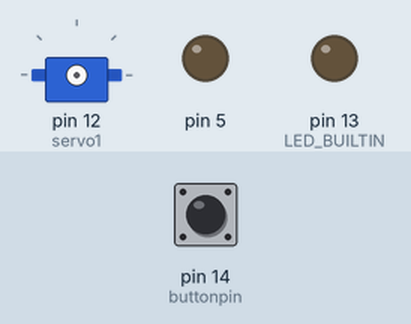
A sketch run on a simulated Arduino Uno, built with avr-gcc and run on an emulated ATmega328P. Parts: servo, output pins drawn as LEDs (lit = HIGH). The inputs (shaded band) are chosen by the test bench; at power-on: pin 14 (buttonpin) LOW.

Above: at 1.2 s.
1.3 s: pin 14 (buttonpin) pulled HIGH for 0.15 s
At 2.4 s:
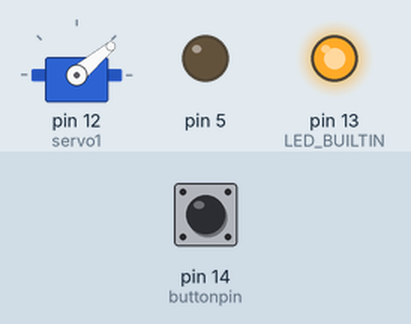
4.3 s: pin 14 (buttonpin) pulled HIGH for 1 s
At 4.7 s:
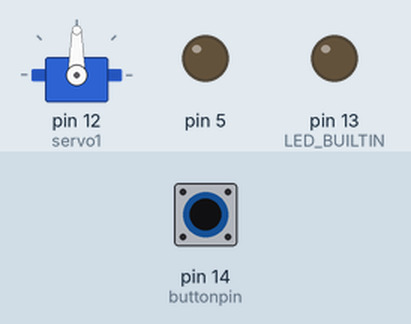
6.8 s: pin 14 (buttonpin) pulled HIGH for 3.2 s
At 6.97 s:
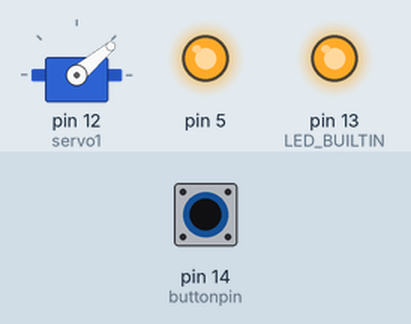
Timing chart, 0 to 9.8 s (numbered marks = the images above; inputs shaded):
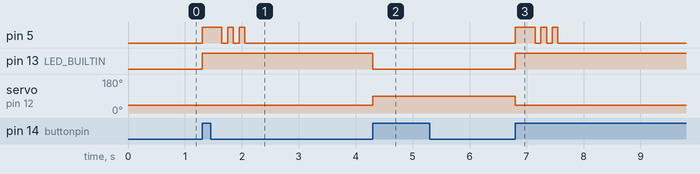

Measured:
- after the input at 1.3 s, pin 5: LOW → HIGH at once, then repeats every 0.20 s: LOW 0.10 s, HIGH 0.10 s, until it stays LOW from 2.1 s; pin 13 (LED_BUILTIN): LOW → HIGH at once
- after the input at 4.3 s, pin 13 (LED_BUILTIN): HIGH → LOW at once; servo on pin 12 (servo1): 40° → 90° at once
- after the input at 6.8 s, pin 5: LOW → HIGH at once, then repeats every 0.20 s: LOW 0.10 s, HIGH 0.10 s, until it stays LOW from 7.6 s; pin 13 (LED_BUILTIN): LOW → HIGH at once; servo on pin 12 (servo1): 90° → 40° at once

The sketch:

candelight_compact.ino
```cpp
#include <Servo.h>

byte button;
byte oldbutton = 0;
byte buttonpin = 14;
byte state = 0;

Servo servo1;

void setup()
{
  pinMode(buttonpin, INPUT);
  pinMode(5, OUTPUT);
  pinMode(12, OUTPUT);
  pinMode(LED_BUILTIN, OUTPUT);
  digitalWrite(5, LOW);
}

void loop()
{
  button = digitalRead(buttonpin);
  if(button && !oldbutton) // same as if(button == high && oldbutton == low)
  {
    //we have a new button press
    if(state == 0) // if the state is off, turn it on
    {
      digitalWrite(5, HIGH);
      digitalWrite(LED_BUILTIN, HIGH);
      servo1.attach(12);  //gas opening
      servo1.write(40);
      delay(250);
      digitalWrite(5, HIGH);
      delay(100);
      digitalWrite(5, LOW);
      delay(100);
      digitalWrite(5, HIGH);
      delay(100);
      digitalWrite(5, LOW);
      delay(100);
      digitalWrite(5, HIGH);
      delay(100);
      digitalWrite(5, LOW);
      state = 1;
    }
    else // if the state is on, turn it off
    {
      digitalWrite(LED_BUILTIN, LOW);
      servo1.attach(12);
      servo1.write(90);    //gas closing
      delay(100);
      servo1.detach();
      delay(100);
      state = 0;
    }
    oldbutton = 1;
  }
  else if(!button && oldbutton) // same as if(button == low && oldbutton == high)
  {
    // the button was released
    oldbutton = 0;
  }
}
```
